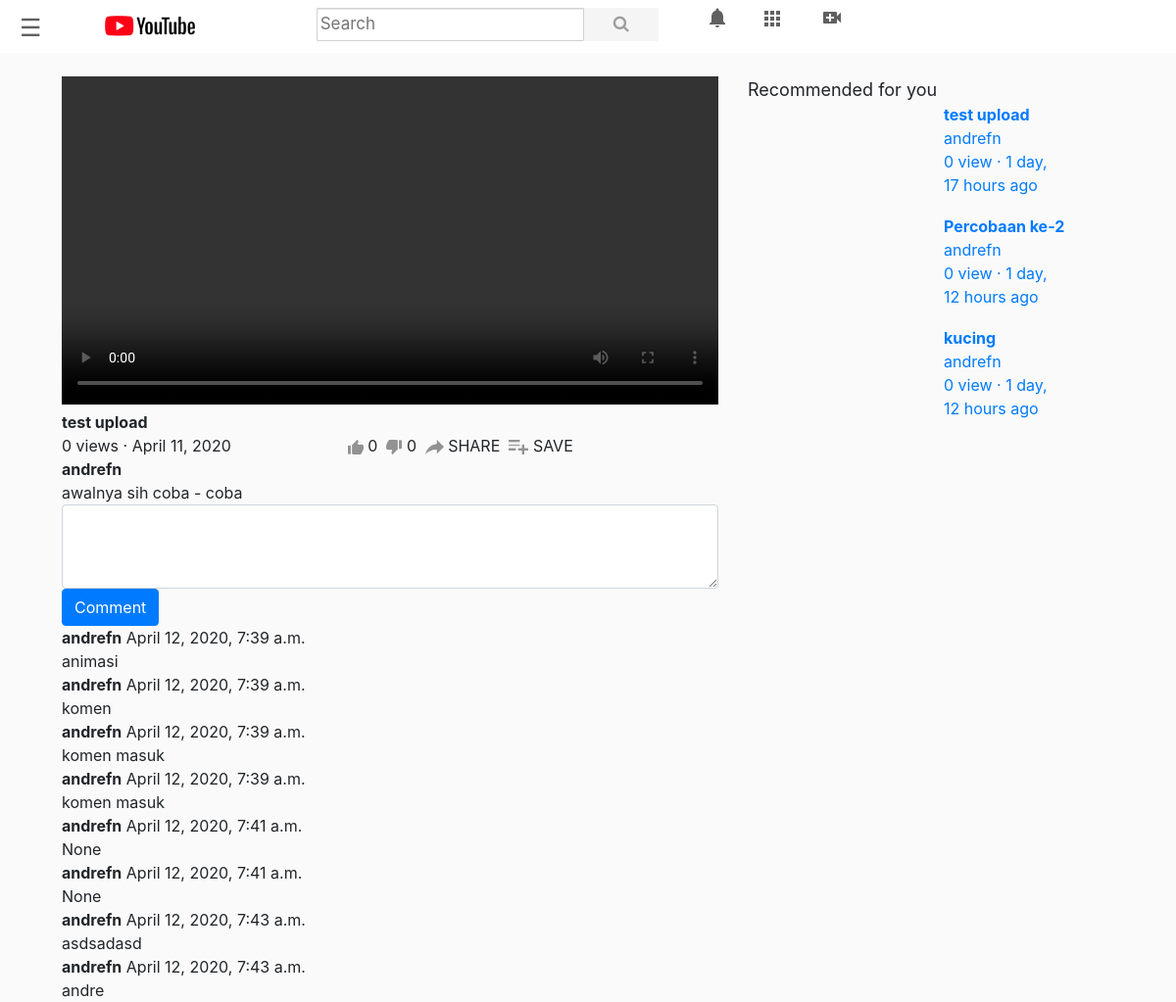
Before: /1/ with the older database file.
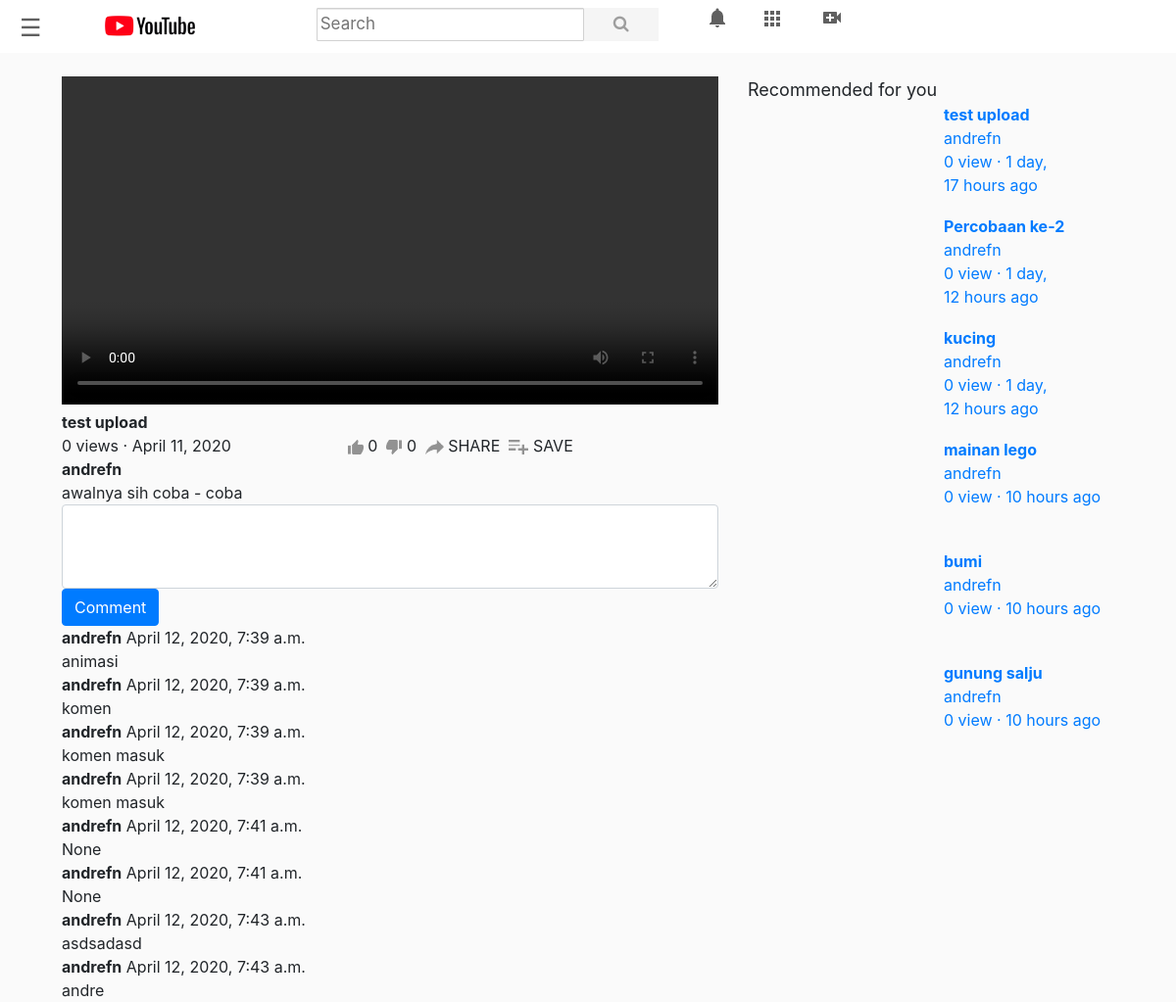
After: the same page with the newer database file.
### app_youtube/models.py (models this page shows, shortened)
class Comments(models.Model):
    username = models.ForeignKey(Users, on_delete=models.CASCADE)
    video = models.ForeignKey(Videos, on_delete=models.CASCADE)
    describe = models.TextField(null=True)
    post_date = models.DateTimeField(blank=True, auto_now=True)

class Users(models.Model):
    username = models.CharField(max_length=255, default='')
    email = models.EmailField(max_length=255, default='')
    password = models.CharField(max_length=255, default='')
    birthday = models.DateField(auto_now=True, blank=True)
    gender_choices = [
        ('M', 'Male'),
        ('F', 'Female')
    ]
    gender = models.CharField(
        max_length=1,
        choices = gender_choices,
        default = 'M'
    )
    phone_number = models.CharField(max_length=15)
    location = models.CharField(max_length=50)
    def __str__(self):
        return self.username

class Videos(models.Model):
    username = models.ForeignKey(Users, on_delete=models.CASCADE)
    video = models.FileField(upload_to='videos/')
    title = models.CharField(max_length=255)
    list_category = [
        ('FA', 'Film & Animation'),
        ('AV','Autos & Vehicles'),
        ('M','Music'),
        ('PA','Pets & Animals'),
        ('S','Sports'),
        ('TE','Travel & Events'),
        ('G','Gaming'),
        ('PB','People & Blogs'),
        ('C','Comedy'),
        ('En','Entertainment'),
        ('NP','News & Politics'),
        ('HS','Howto & Style'),
        ('Ed','Education'),
        ('ST','Science & Technology'),
        ('NA','Nonprofits & Activism')
    ]
    category = models.CharField(max_length=2, choices=list_category, default='FA')
    post_date = models.DateTimeField( auto_now=True, blank=True)
    keywords = models.CharField(max_length=255, default='')
    like_video = models.IntegerField(default=0)
    dislike_video = models.IntegerField(default=0)
    description = models.TextField()

### app_youtube/views.py (the view, shortened to what this page needs)
# urls.py: path('<int:video_id>/', views.video_open, name='video_open'),
def video_open(request, video_id):
    open_video = get_object_or_404(Videos, pk=video_id)
    user = get_object_or_404(Users, pk=1)
    videos = Videos.objects.all()
    view_videos = UserViews.objects.all()
    return render(request, 'video_open.html', {
        'open_video':open_video,
        'videos': videos,
        'view_videos': view_videos,
        'post_active': True
    })

### app_youtube/templates/video_open.html (shortened to what this page needs)
{% extends 'base.html' %}
{% load static %}
{% load humanize %}
{% block content %}
    <section class="body-index">
        <div class="container-fluid">
            <div class="row">
                <div class="col-7 mt-4 ml-5">
                    <video width="100%" controls>
                        <source src="{{open_video.video.url}}" type="video/mp4">
                        <source src="{{open_video.video.url}}" type="video/ogg">
                    </video>
                    <strong>{{open_video.title}}</strong>
                    <div class="info-video row">
                        <div class="col-5">
                            <p class="">{{open_video.userviews_set.all|length}} views &middot; {{open_video.post_date.date}}</p>
                        </div>
                        <div class="col-7">
                            <a href="/like_video/{{open_video.id}}/">
                                <img src="{% static 'images/like.png' %}" style="height: 15px;">
                            </a>
                            <p class="d-inline">{{open_video.like_video}}&nbsp;</p>
                            <a href="/dislike_video/{{open_video.id}}/">
                                <img src="{% static 'images/dislike.png' %}" style="height: 15px;">
                            </a>
                            <p class="d-inline">{{open_video.dislike_video}}&nbsp;</p>
                            <img src="{% static 'images/share.png' %}" style="height: 15px;">
                            <p class="d-inline">SHARE&nbsp;</p>
                            <img src="{% static 'images/save.png' %}" style="height: 15px;">
                            <p class="d-inline">SAVE&nbsp;</p>
                        </div>
                    </div>
                    <strong>{{open_video.username}}</strong>
                    <p>{{open_video.description}}</p>
                    <form method="POST">
                        <textarea name="commenttt" id="exampleFormControlTextarea1" rows="3" class="form-control"></textarea>
                        <button type="submit" class="btn btn-primary">Comment</button>
                    </form>
                    {% for comment in open_video.comments_set.all %}
                        <div class="comment">
                            <strong>{{comment.username}}</strong>
                            <span>{{comment.post_date}}</span>
                            <p>{{comment.describe}}</p>
                        </div>
                        {% empty %}
                        <span>No comments here yet</span>
                    {% endfor %}
                </div>
                <div class="col-4 mt-4">
                    <p class="recommended-vid">Recommended for you</p>
                    {% for video in videos %}
                    <a href="../{{video.pk}}">
                        <div class="row">
                            <div class="col-6 mt-2">
                                <video src="{{video.video.url}}" style="width:200px">
                                    <source src="{{video.video.url}}" type="video/mp4">
                                    <source src="{{video.video.url}}" type="video/ogg">
                                </video>
                            </div>
                            <div class="col-6">
                                <strong class="mb-0 title-other-video">{{video.title}}</strong>
                                <p class="mb-0 info-other-video">{{video.username}}</p>
                                <p class="mb-0 info-other-video">{{video.userviews_set.all|length}} view &middot; {{video.post_date|naturaltime}}</p>
                            </div>
                        </div>
                    </a>
                    {% endfor %}
                </div>
            </div>
        </div>
    </section>
{% endblock %}

Changed rows visible on the page:
added Videos: title "mainan lego", username "andrefn", userviews_set.all|length "0", post_date "10 hours ago"
added Videos: title "bumi", username "andrefn", userviews_set.all|length "0", post_date "10 hours ago"
added Videos: title "gunung salju", username "andrefn", userviews_set.all|length "0", post_date "10 hours ago"
